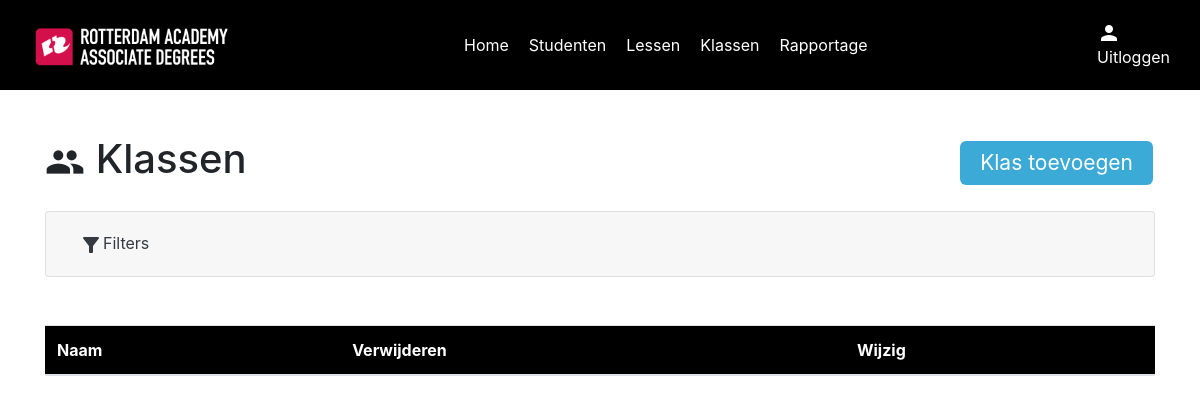
The app's page /klassen_overzicht, older data.
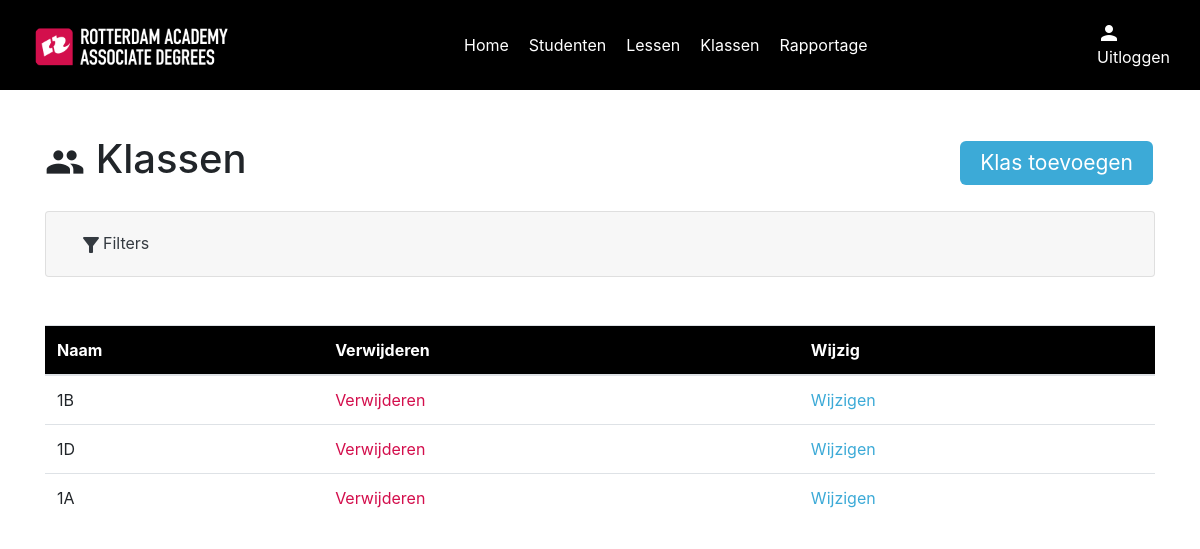
The same page, newer data.
### models/classModel.py (models this page shows)
class Class(db.Model):
    id = db.Column(db.Integer, primary_key=True)
    name = db.Column(db.String(100), nullable=False)
    student_classes = db.relationship('StudentClass', backref=db.backref('student', lazy=True))
    lessons = db.relationship('LessonClass', backref=db.backref('classes', lazy=True))
    def to_dict(self):
        return {
            'id': self.id,
            'name': self.name,
            'students': [{'id': s.student_id,
                          'name': s.student.name
                          } for s in self.student_classes],
        }

### routes/classRoutes.py (the view)
    @app.route("/klassen_overzicht")
    def classes_index():
        classes = ClassController.get_all_classes()
        return render_template(
            "classes/index.html", classes=classes
        )

### controllers/classController.py (called while the page is built)
    @staticmethod
    def get_all_classes():
        classes = Class.query.all()
        class_dict = [class_.to_dict() for class_ in classes]
        return class_dict

### routes/classRoutes.py (called while the page is built)
def setup_class_routes(app):
    @app.route("/klassen_overzicht")
    def classes_index():
        classes = ClassController.get_all_classes()
        return render_template(
            "classes/index.html", classes=classes
        )
    @app.route('/classes/', methods=['POST'])
    def create_class():
        return ClassController.create_class()
    @app.route('/classes/<id>', methods=['GET'])
    def show_class(id):
        return ClassController.show_class(id)
    @app.route('/classes/<id>', methods=['POST'])
    def update_class(id):
        return ClassController.update_class(id)
    @app.route('/classes/<id>', methods=['DELETE'])
    def delete_class(id):
        return ClassController.delete_class(id)
    @app.route('/classes/filter/<input>', methods=['GET'])
    def filter_classes(input):
        return ClassController.filter_classes(input)

### templates/classes/index.html (shortened to what this page needs)
{% include "layout.html" %}
{% block content %}
{% include "navigation.html" %}
<div class="container">
    <div class="index" id="classes">
        <div class="top-content">
            <h1><span class="material-icons" style="font-size: 40px;">group</span> Klassen</h1>
            <a href="#" class="button" id="btnCreate" data-toggle="modal" data-target="#classModal">
                Klas toevoegen</a>
        </div>
        <div class="accordion mb-5" id="filterAccordion">
            <div class="card">
              <div class="card-header" id="filterAccordionHeader">
                <h2 class="mb-0">
                  <button class="btn btn-link btn-block text-left text-dark" type="button" data-toggle="collapse" data-target="#collapseOne" aria-expanded="true" aria-controls="collapseOne">
                    <span class="material-icons">filter_alt</span>Filters
                  </button>
                </h2>
              </div>
            </div>
        </div>
        <table class="table">
            <thead style="background-color: black; color: #fff;">
            <tr>
                <th scope="Name">Naam</th>
                <th scope="Delete">Verwijderen</th>
                <th scope="Change">Wijzig</th>
            </tr>
            </thead>
            <tbody>
            {% for class in classes %}
            <tr>
                <td>{{ class.name }}</td>
                <td><a href="#" class="red showDeleteRowModal" data-id="{{ class.id }}" data-toggle="modal" data-target="#deleteRowConfirmation">Verwijderen</a></td>
                <td><a href="#" class="blue" data-id="{{ class.id }}" id="btnEdit" data-toggle="modal"
                    data-target="#classModal">Wijzigen</a></td>
            </tr>
            {% endfor %}
            </tbody>
        </table>
    </div>
</div>
{% endblock %}

Row changes from the older to the newer data that the page shows:
added Class: name "1B"
added Class: name "1D"
added Class: name "1A"
